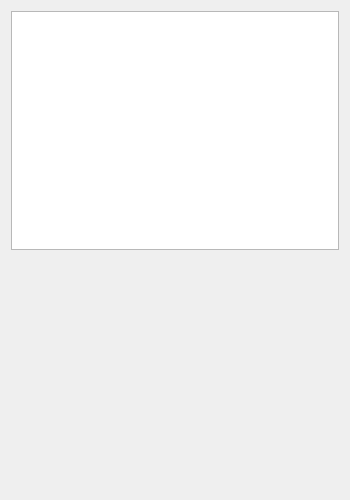
<?xml version="1.0" encoding="UTF-8"?>
<ui version="4.0">
 <class>Form</class>
 <widget class="QWidget" name="Form">
  <property name="geometry">
   <rect>
    <x>0</x>
    <y>0</y>
    <width>350</width>
    <height>500</height>
   </rect>
  </property>
  <property name="windowTitle">
   <string>Body Force Elmer Freetextinput</string>
  </property>
  <layout class="QVBoxLayout" name="verticalLayout">
   <item>
    <widget class="QPlainTextEdit" name="plainTextEdit_elmer_freetextinput"/>
   </item>
   <item>
    <spacer name="verticalSpacer_2">
     <property name="orientation">
      <enum>Qt::Vertical</enum>
     </property>
     <property name="sizeHint" stdset="0">
      <size>
       <width>20</width>
       <height>40</height>
      </size>
     </property>
    </spacer>
   </item>
  </layout>
 </widget>
 <resources/>
 <connections/>
</ui>
